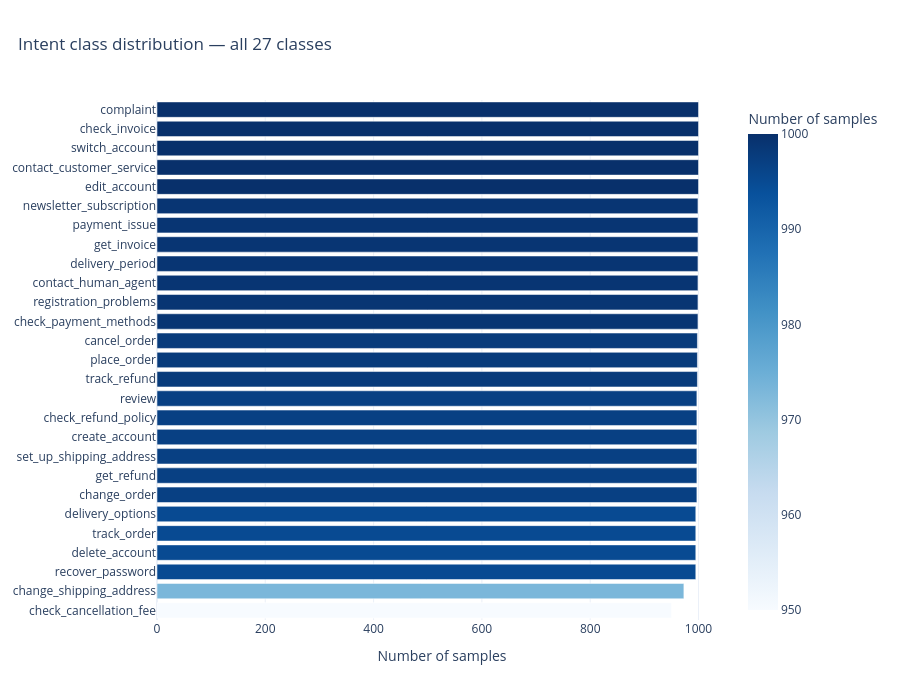

This figure's notebook cell:
### Markdown cell above
### 2. Class Distribution
**Checking for:** Balance across all 27 intent classes.

**Findings:** Dataset is synthetically generated — near-perfect balance of ~1,000 samples per class. No class weighting or resampling required. Macro F1 is the appropriate primary metric as it treats all 27 classes equally.

Counts rows per intent, prints them as a table (count + percentage), and plots a Plotly bar chart.
Output: All 27 intents have between 950 and 1,000 samples (mean 995.3). Each class sits at ~3.7% of the dataset.
Near-perfect synthetic balance means no resampling or class weighting is needed. Macro F1 is the correct primary metric because it treats all 27 classes equally. ROC-AUC macro-OvR is a valid secondary metric under balance.

### Code cell
# =============================================================================
# TARGET DISTRIBUTION — 27 INTENT CLASSES
# =============================================================================
section("Target distribution (intent classes)")

vc = df[TARGET].value_counts().reset_index() # count the occurrences of each unique value in the target column and reset the index to get a DataFrame 
                                             # with 'intent' and 'count' columns
vc.columns = ["intent", "count"]
vc["pct"] = (vc["count"] / len(df) * 100).round(2)

print(vc.to_string(index=False))
print(f"\nUnique intents : {df[TARGET].nunique()}")
print(f"Min per class  : {vc['count'].min()}")
print(f"Max per class  : {vc['count'].max()}")
print(f"Mean per class : {vc['count'].mean():.1f}")

fig = px.bar( # plotting a horizontal bar chart of the intent class distribution using Plotly Express, with bars colored by count and a blue color scale
    vc.sort_values("count"),
    x="count", y="intent",
    orientation="h",
    title="Intent class distribution — all 27 classes",
    color="count",
    color_continuous_scale="Blues",
    labels={"count": "Number of samples", "intent": "Intent"}
)
fig.update_layout(title_x=0.02, height=700, yaxis_title=None)
fig.show()

### Figure 1 — Plotly figure (JSON) as saved in the notebook; plotly's stock layout.template omitted (floating-point values rounded to 4 significant figures)
{"data": [{"hovertemplate": "Number of samples=%{marker.color}<br>Intent=%{y}<extra></extra>", "legendgroup": "", "marker": {"color": [950, 973, 995, 995, 995, 995, 997, 997, 997, 997, 997, 997, 998, 998, 998, 999, 999, 999, 999, 999, 999, 999, 1000, 1000, 1000, 1000, 1000], "coloraxis": "coloraxis", "pattern": {"shape": ""}}, "name": "", "orientation": "h", "showlegend": false, "textposition": "auto", "type": "bar", "x": [950, 973, 995, 995, 995, 995, 997, 997, 997, 997, 997, 997, 998, 998, 998, 999, 999, 999, 999, 999, 999, 999, 1000, 1000, 1000, 1000, 1000], "xaxis": "x", "y": ["check_cancellation_fee", "change_shipping_address", "recover_password", "delete_account", "track_order", "delivery_options", "change_order", "get_refund", "set_up_shipping_address", "create_account", "check_refund_policy", "review", "track_refund", "place_order", "cancel_order", "check_payment_methods", "registration_problems", "contact_human_agent", "delivery_period", "get_invoice", "payment_issue", "newsletter_subscription", "edit_account", "contact_customer_service", "switch_account", "check_invoice", "complaint"], "yaxis": "y"}], "layout": {"barmode": "relative", "coloraxis": {"colorbar": {"title": {"text": "Number of samples"}}, "colorscale": [[0, "rgb(247,251,255)"], [0.125, "rgb(222,235,247)"], [0.25, "rgb(198,219,239)"], [0.375, "rgb(158,202,225)"], [0.5, "rgb(107,174,214)"], [0.625, "rgb(66,146,198)"], [0.75, "rgb(33,113,181)"], [0.875, "rgb(8,81,156)"], [1, "rgb(8,48,107)"]]}, "height": 700, "legend": {"tracegroupgap": 0}, "title": {"text": "Intent class distribution — all 27 classes", "x": 0.02}, "xaxis": {"anchor": "y", "domain": [0, 1], "title": {"text": "Number of samples"}}, "yaxis": {"anchor": "x", "domain": [0, 1], "title": {}}}}
